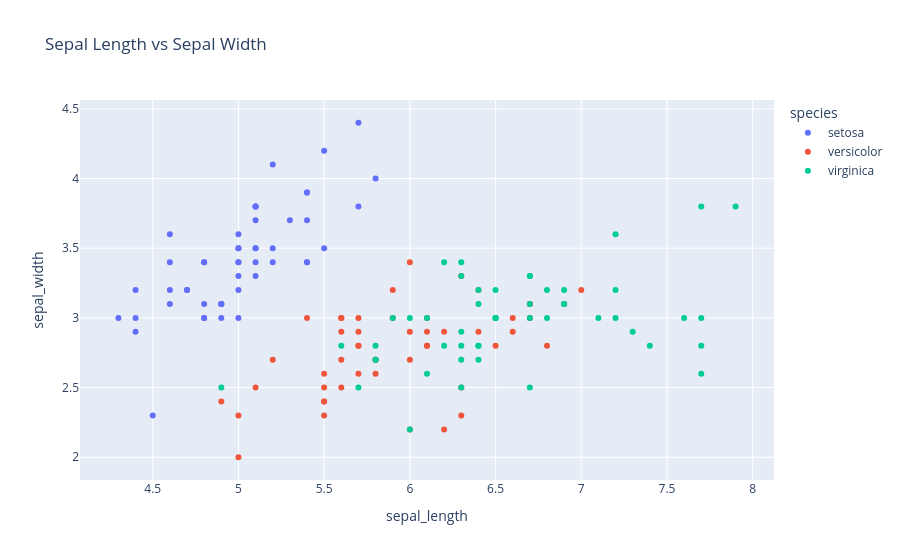

Here is the notebook cell this chart was saved with:
### Code cell
#Create a scatter plot
fig=px.scatter(df,x='sepal_length',y='sepal_width',color='species',title='Sepal Length vs Sepal Width')
fig.show()

### Figure 1 — Plotly figure (JSON) as saved in the notebook; plotly's stock layout.template omitted (floating-point values rounded to 4 significant figures)
{"data": [{"hovertemplate": "species=setosa<br>sepal_length=%{x}<br>sepal_width=%{y}<extra></extra>", "legendgroup": "setosa", "marker": {"color": "#636efa", "symbol": "circle"}, "mode": "markers", "name": "setosa", "orientation": "v", "showlegend": true, "type": "scatter", "x": [5.1, 4.9, 4.7, 4.6, 5.0, 5.4, 4.6, 5.0, 4.4, 4.9, 5.4, 4.8, 4.8, 4.3, 5.8, 5.7, 5.4, 5.1, 5.7, 5.1, 5.4, 5.1, 4.6, 5.1, 4.8, 5.0, 5.0, 5.2, 5.2, 4.7, 4.8, 5.4, 5.2, 5.5, 4.9, 5.0, 5.5, 4.9, 4.4, 5.1, 5.0, 4.5, 4.4, 5.0, 5.1, 4.8, 5.1, 4.6, 5.3, 5.0], "xaxis": "x", "y": [3.5, 3.0, 3.2, 3.1, 3.6, 3.9, 3.4, 3.4, 2.9, 3.1, 3.7, 3.4, 3.0, 3.0, 4.0, 4.4, 3.9, 3.5, 3.8, 3.8, 3.4, 3.7, 3.6, 3.3, 3.4, 3.0, 3.4, 3.5, 3.4, 3.2, 3.1, 3.4, 4.1, 4.2, 3.1, 3.2, 3.5, 3.1, 3.0, 3.4, 3.5, 2.3, 3.2, 3.5, 3.8, 3.0, 3.8, 3.2, 3.7, 3.3], "yaxis": "y"}, {"hovertemplate": "species=versicolor<br>sepal_length=%{x}<br>sepal_width=%{y}<extra></extra>", "legendgroup": "versicolor", "marker": {"color": "#EF553B", "symbol": "circle"}, "mode": "markers", "name": "versicolor", "orientation": "v", "showlegend": true, "type": "scatter", "x": [7.0, 6.4, 6.9, 5.5, 6.5, 5.7, 6.3, 4.9, 6.6, 5.2, 5.0, 5.9, 6.0, 6.1, 5.6, 6.7, 5.6, 5.8, 6.2, 5.6, 5.9, 6.1, 6.3, 6.1, 6.4, 6.6, 6.8, 6.7, 6.0, 5.7, 5.5, 5.5, 5.8, 6.0, 5.4, 6.0, 6.7, 6.3, 5.6, 5.5, 5.5, 6.1, 5.8, 5.0, 5.6, 5.7, 5.7, 6.2, 5.1, 5.7], "xaxis": "x", "y": [3.2, 3.2, 3.1, 2.3, 2.8, 2.8, 3.3, 2.4, 2.9, 2.7, 2.0, 3.0, 2.2, 2.9, 2.9, 3.1, 3.0, 2.7, 2.2, 2.5, 3.2, 2.8, 2.5, 2.8, 2.9, 3.0, 2.8, 3.0, 2.9, 2.6, 2.4, 2.4, 2.7, 2.7, 3.0, 3.4, 3.1, 2.3, 3.0, 2.5, 2.6, 3.0, 2.6, 2.3, 2.7, 3.0, 2.9, 2.9, 2.5, 2.8], "yaxis": "y"}, {"hovertemplate": "species=virginica<br>sepal_length=%{x}<br>sepal_width=%{y}<extra></extra>", "legendgroup": "virginica", "marker": {"color": "#00cc96", "symbol": "circle"}, "mode": "markers", "name": "virginica", "orientation": "v", "showlegend": true, "type": "scatter", "x": [6.3, 5.8, 7.1, 6.3, 6.5, 7.6, 4.9, 7.3, 6.7, 7.2, 6.5, 6.4, 6.8, 5.7, 5.8, 6.4, 6.5, 7.7, 7.7, 6.0, 6.9, 5.6, 7.7, 6.3, 6.7, 7.2, 6.2, 6.1, 6.4, 7.2, 7.4, 7.9, 6.4, 6.3, 6.1, 7.7, 6.3, 6.4, 6.0, 6.9, 6.7, 6.9, 5.8, 6.8, 6.7, 6.7, 6.3, 6.5, 6.2, 5.9], "xaxis": "x", "y": [3.3, 2.7, 3.0, 2.9, 3.0, 3.0, 2.5, 2.9, 2.5, 3.6, 3.2, 2.7, 3.0, 2.5, 2.8, 3.2, 3.0, 3.8, 2.6, 2.2, 3.2, 2.8, 2.8, 2.7, 3.3, 3.2, 2.8, 3.0, 2.8, 3.0, 2.8, 3.8, 2.8, 2.8, 2.6, 3.0, 3.4, 3.1, 3.0, 3.1, 3.1, 3.1, 2.7, 3.2, 3.3, 3.0, 2.5, 3.0, 3.4, 3.0], "yaxis": "y"}], "layout": {"legend": {"title": {"text": "species"}, "tracegroupgap": 0}, "title": {"text": "Sepal Length vs Sepal Width"}, "xaxis": {"anchor": "y", "domain": [0, 1], "title": {"text": "sepal_length"}}, "yaxis": {"anchor": "x", "domain": [0, 1], "title": {"text": "sepal_width"}}}}
